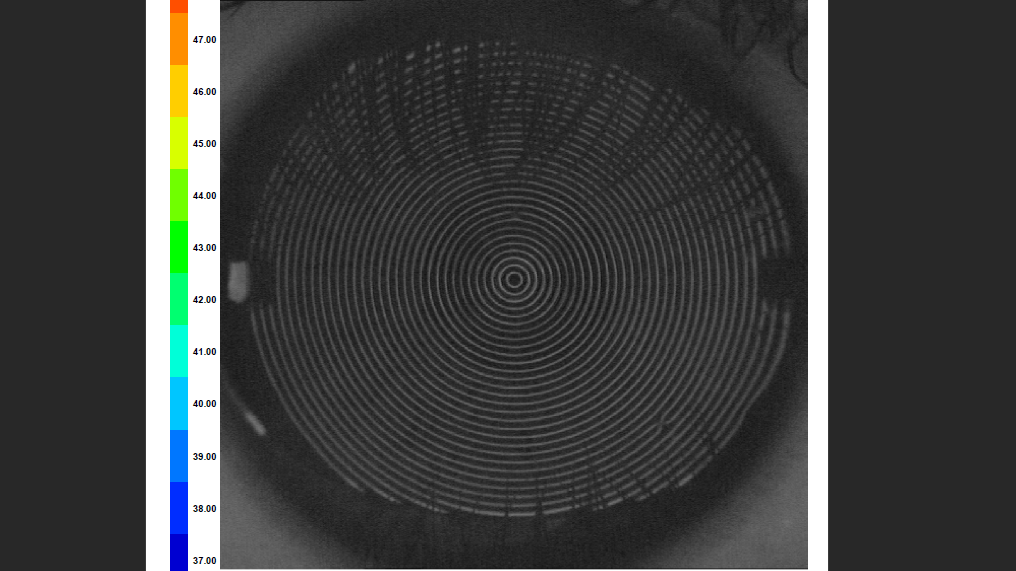
%> input picture BullsEye-master/work_sharf/Day3/test1.png, 1016 x 571 px
$ octave circular_scanning.m   (GNU Octave 9; MATLAB toolbox functions it lacks are replaced by stand-ins)
%> lines starting %> are read from the running program, lines starting %| are printed output that depends on the picture; in (x1, y1, x2, y2) boxes, pixels count from 0 and x2, y2 are one past the last pixel; in counts of white or black regions, pixels touching at a corner belong together; the program's own positions count from 1
clear all && clc;
act_img = imread('test1.png');
%> act_img is the input picture: size 571x1016x3 uint8; mean R, G, B 62.8, 64.6, 63.4
act_img = act_img(:,220:805,:);
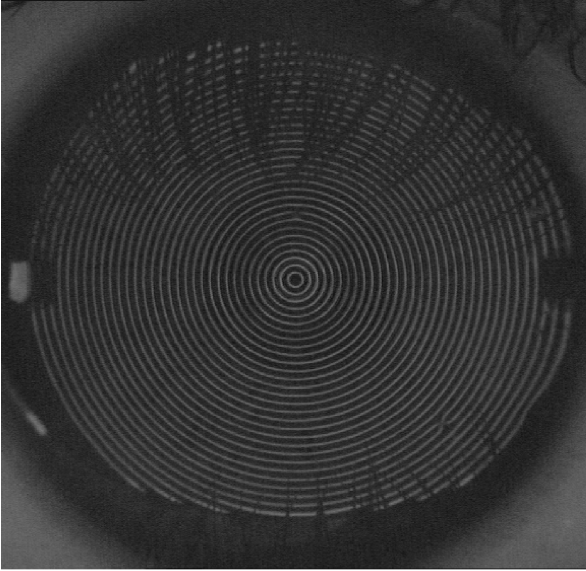
%> act_img: size 571x586x3 uint8; min 15, max 255, mean 51.1
act_img = rgb2gray(act_img);
%> act_img: size 571x586 uint8
level = graythresh(act_img);
%> level = 0.235
bin_img = im2bw(act_img,level);
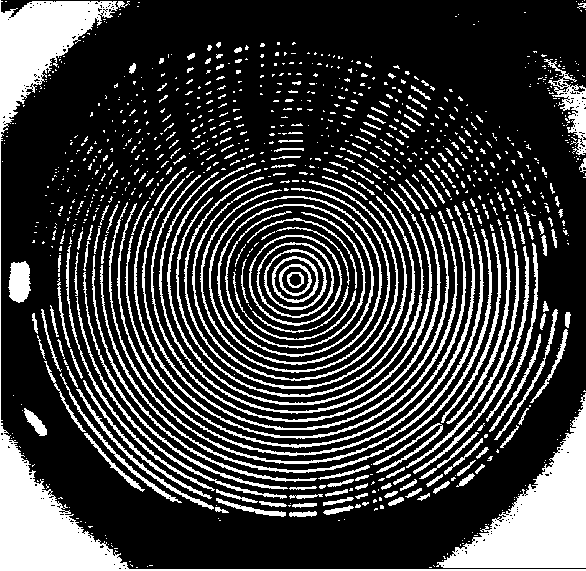
%> bin_img: size 571x586 logical; 24.3% white; 922 white regions (701 under 20 px), largest, box (x1, y1, x2, y2) and area: (0, 0, 586, 571) 16709, (436, 393, 586, 568) 10271, (117, 203, 475, 456) 1948
[size_m,size_n] = size(bin_img);
%> size_m = 571; size_n = 586
%imshow(bin_img);
num_rings = 20;
ring_imgs = {};

for i=1:num_rings+1
    ring_imgs{i} = zeros(size_m,size_n);
end
%> after the loop, ring_imgs = 21 items
num_segments = 1000;
step_size = 1;
for k=1:num_segments
    hit_rings = 1;
    white_fl=0;
    m = size_m/2;
    n = size_n/2;
    i = m;
    j = n;

    while i>1 && j>1 && i<size_m && j<size_n && hit_rings<num_rings
        i = i+(step_size)*sin(2*k*pi/num_segments);
        j = j+(step_size)*cos(2*k*pi/num_segments);

        if bin_img(max(round(i),1),max(round(j),1))==1
            if white_fl==0
                white_fl=1;
                hit_rings=hit_rings+1;
            end
            ring_imgs{hit_rings}(max(round(i),1),max(round(j),1))=1;
        end

        if bin_img(max(round(i),1),max(round(j),1))==0 && white_fl==1
            white_fl=0;
        end
    end
end
